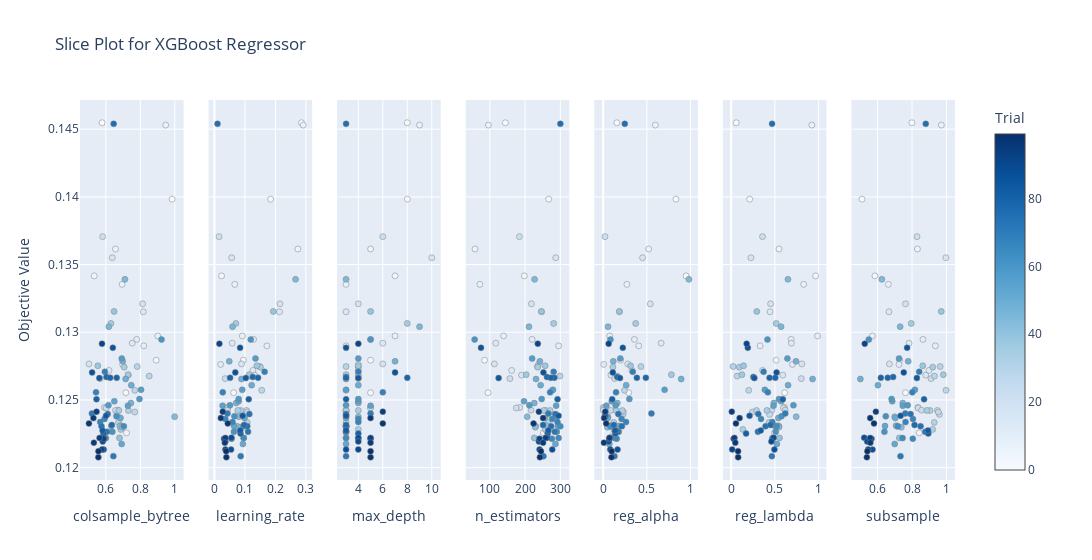

Here is the notebook cell this chart was saved with:
### Code cell
# Slice Plot
fig4 = vis.plot_slice(study_xgbr)
fig4.update_layout(title='Slice Plot for XGBoost Regressor')
fig4.show()
